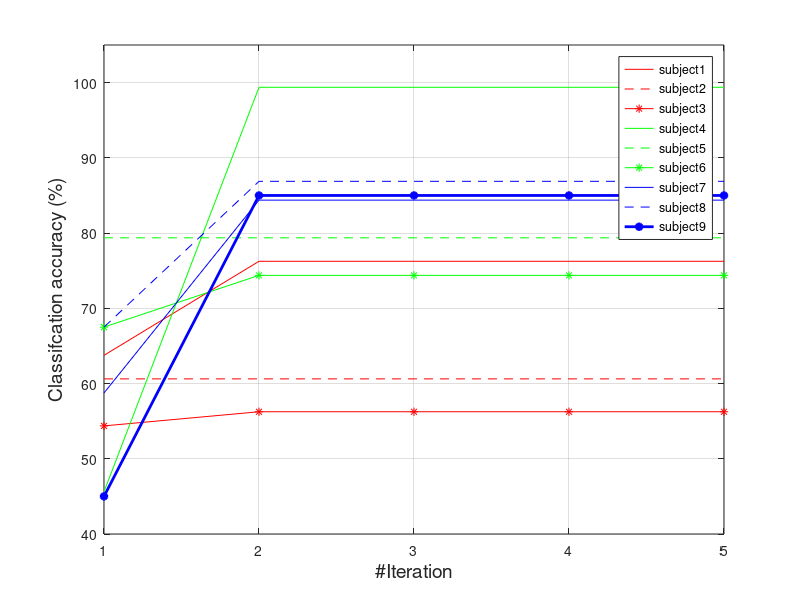

Recreate this plot in MATLAB.
clc
clear
x = 1:11;

A=[76.77	75.84	77.08	77.01
77.39	77.08	76.85	76.92
76.54	76.46	76.46	76.62
75.69	75.69	75.92	75.77
75.54	75.54	75.61	75.46
75.23	75.23	75.23	75.23
75.23	75.23	75.23	75.23
75.07	75.15	75.15	75.07
75.23	75.15	75.07	75.07
74.76	74.76	74.76	74.76
74.76	74.76	74.76	74.76
];
A1=[
63.75
76.25
76.25
76.25
76.25
];
A2=[
60.62
60.62
60.62
60.62
60.62
];
A3=[
54.37
56.25
56.25
56.25
56.25
];
A4=[
45.62
99.38
99.38
99.38
99.38
];
A5=[
79.37
79.37
79.37
79.37
79.37
];
A6=[
67.5
74.38
74.38
74.38
74.38
];
A7=[
58.75
84.38
84.38
84.38
84.38
];
A8=[
67.5
86.88
86.88
86.88
86.88
];
A9=[
45
85
85
85
85
];
x=1:5
plot(x, A1(:,1), '-r', x, A2(:,1), '--r', x, A3(:,1), '-r*', x, A4(:,1), '-g',x, A5(:,1), '--g',x, A6(:,1), '-g*',x, A7(:,1), '-b',x, A8(:,1), '--b',x, A9(:,1), '-b*', 'LineWidth', 2);
legend('subject1', 'subject2', 'subject3', 'subject4','subject5','subject6','subject7','subject8','subject9');
% set(gca,'xticklabel',[1:5]);
xlabel('#Iteration','FontSize',14);
ylabel('Classifcation accuracy (%)','FontSize',14)
grid on
axis([1 5 40 105]);

